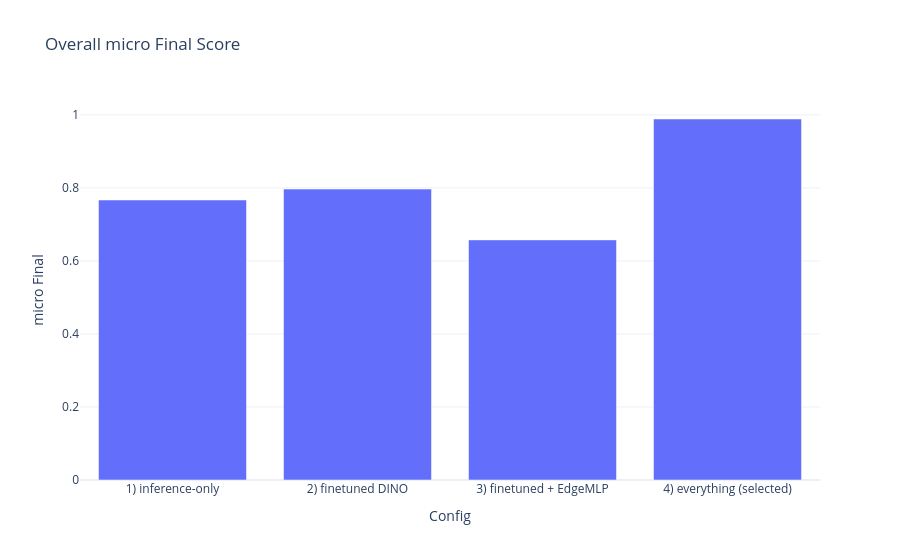

This figure's notebook cell:
### Code cell
# Overall micro scores (one bar per config)
overall_rows = []
for name, res in [
    ("1) inference-only", res1),
    ("2) finetuned DINO", res2),
    ("3) finetuned + EdgeMLP", res3),
    ("4) everything (selected)", res4),
]:
    overall_rows.append(
        {
            "config": name,
            "micro_mAA": float(res["overall"]["micro_mAA"]),
            "micro_CS": float(res["overall"]["micro_CS"]),
            "micro_final": float(res["overall"]["micro_final"]),
        }
    )

overall_df = pd.DataFrame(overall_rows)
overall_df.to_csv(RESULTS_DIR / "ablation_overall_micro.csv", index=False)
fig = px.bar(overall_df, x="config", y="micro_final", title="Overall micro Final Score")
fig.update_layout(xaxis_title="Config", yaxis_title="micro Final")
fig.show()
overall_df

### Figure 1 — Plotly figure (JSON) as saved in the notebook; plotly's stock layout.template omitted (floating-point values rounded to 4 significant figures)
{"data": [{"hovertemplate": "config=%{x}<br>micro_final=%{y}<extra></extra>", "legendgroup": "", "marker": {"color": "#636efa", "pattern": {"shape": ""}}, "name": "", "orientation": "v", "showlegend": false, "textposition": "auto", "type": "bar", "x": ["1) inference-only", "2) finetuned DINO", "3) finetuned + EdgeMLP", "4) everything (selected)"], "xaxis": "x", "y": [0.7669, 0.7968, 0.6577, 0.9887], "yaxis": "y"}], "layout": {"barmode": "relative", "legend": {"tracegroupgap": 0}, "title": {"text": "Overall micro Final Score"}, "xaxis": {"anchor": "y", "domain": [0, 1], "title": {"text": "Config"}}, "yaxis": {"anchor": "x", "domain": [0, 1], "title": {"text": "micro Final"}}}}
